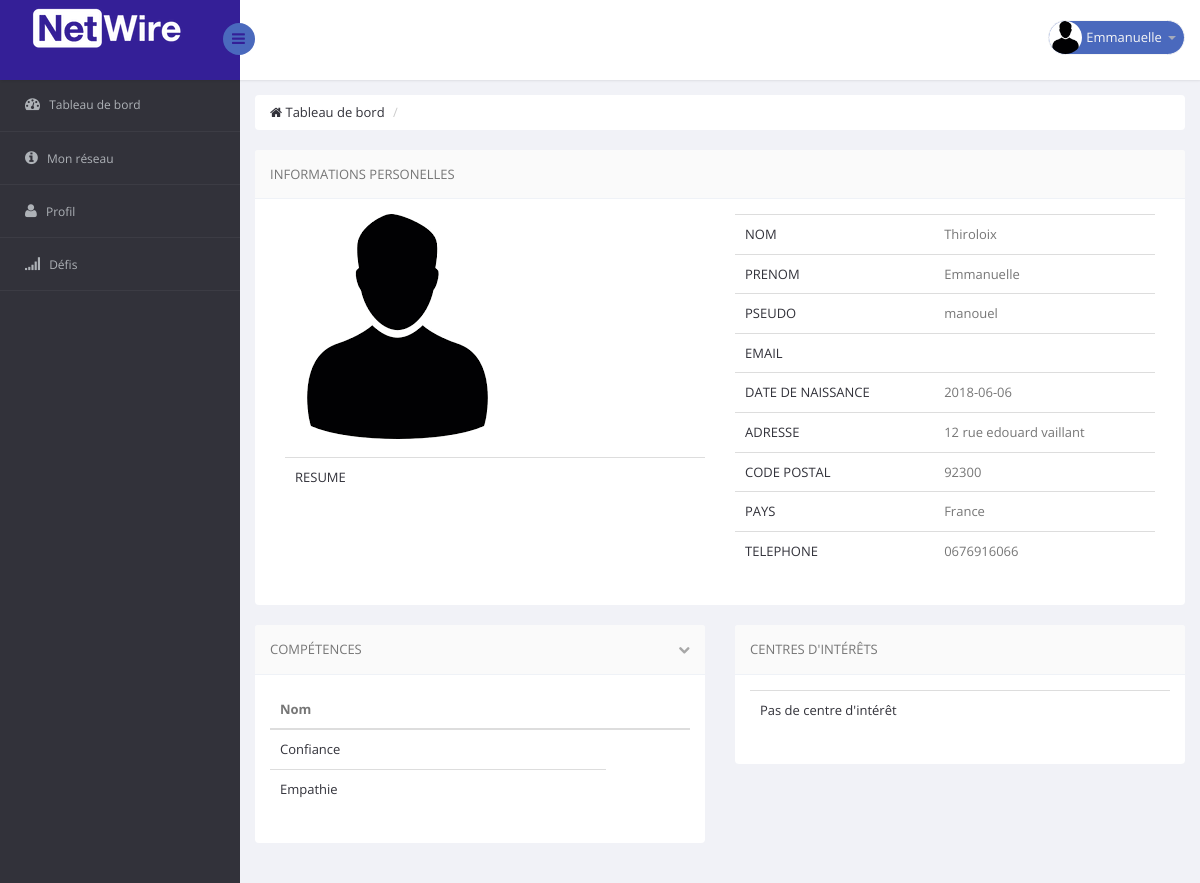
Page /profil_info.php?id=19 (signed in) on the committed database.
### tables this page shows
CREATE TABLE IF NOT EXISTS `informations` (
  `nom` text NOT NULL,
  `prenom` text NOT NULL,
  `date_naissance` date DEFAULT NULL,
  `telephone` text NOT NULL,
  `sexe` enum('M','F') NOT NULL,
  `promo` enum('ING1','ING2','ING3','ING4','ING5','ING6','Autre') NOT NULL,
  `pays` enum('France','Angleterre','Irlande','Espagne') NOT NULL,
  `cp` int(5) NOT NULL,
  `adresse` varchar(50) NOT NULL,
  `profession` enum('Etudiant(e) Licence','Etudiant(e) Master','Etudiant(e) Apprenti','Etudiant(e) en cherche d''un Stage','Enseignant','Employé de l''école') NOT NULL,
  `type` enum('auteur','administrateur') NOT NULL,
  `photo` varchar(100) NOT NULL DEFAULT 'user.png',
  `image_fond` varchar(100) NOT NULL,
  `competences` set('Resolution de problemes','Confiance','Intelligence Emotionelle','Empathie','Communication','Gestion du temps','Gestion du stress','Creativite','Esprit d entreprendre','Audace','Motivation','Visualisation','Présence','Sens du collectif','Curiosite') NOT NULL,
  `interets` set('Ingénérie','Animaux','Sport','Musique','Cuisine','Jardinage','Médecine','Astro-physique','Mode','Voyage','Dessin','Peinture','Sculpture','Astrologie','Jeux vidéo','Cinéma','Réseaux sociaux','Architechture') NOT NULL,
  `resume` longtext NOT NULL,
  `email` varchar(30) NOT NULL,
  `password` varchar(30) NOT NULL,
  `username` varchar(10) NOT NULL,
  `id` int(10) NOT NULL AUTO_INCREMENT,
  `reset_token` varchar(60) DEFAULT NULL,
  `reset_at` datetime DEFAULT NULL,
  `remember_token` varchar(255) DEFAULT NULL,
  `admin` int(11) DEFAULT NULL,
  `ville` varchar(255) NOT NULL,
  PRIMARY KEY (`id`)
);

### profil_info.php (the view, shortened to what this page needs)
<?php
include("include/header.inc.php");
include("include/menu_haut.inc.php");
include("include/menu_gauche.inc.php");
$id=$_GET['id'];
require_once 'include/db.php';
$req=$pdo->prepare('SELECT * FROM informations WHERE id = ?');
      $req->execute([$id]);
      $mec=$req->fetch();
?>
  <body>
    <section id="main-content">
        <section class="wrapper">
        <div class="row">
                <div class="col-md-12">
                    <ul class="breadcrumb">
                        <li><a href="tableau_de_bord.php"><i class="fa fa-home"></i> Tableau de bord</a></li>
                        <li class="active"></li>
                    </ul>
                </div>
            </div>
            <div class="row">
              <div class="col-lg-12">
                <section class="panel">
                  <header class="panel-heading">
                    Informations personelles
                  </header>
                  <div class="panel-body">
                    <div class="col-lg-6">
                        <table class="table">
                            <tr>
                                  <img src=<?php echo("images/".$mec->photo)?> alt="">
                                  <br>
                                  <br>
                            </tr>
                            <tr>
                                <td><a href="#">RESUME</a></td>
                                <td><?php echo($mec->resume)?></td>
                            </tr>
                        </table>
                    </div>
                    <div class="col-lg-6">
                        <table class="table">
                            <tr>
                                <td><a href="#">NOM</a></td>
                                <td>
                                    <?php echo($mec->nom)?>
                                </td>
                            </tr>
                            <tr>
                                <td><a href="#">PRENOM</a></td>
                                <td>
                                    <?php echo($mec->prenom)?>
                                </td>
                            </tr>
                            <tr>
                                <td><a href="#">PSEUDO</a></td>
                                <td><?php echo($mec->username)?>
                                </td>
                            </tr>
                             <tr>
                                <td><a href="#">EMAIL</a></td>
                                <td><?php echo($mec->email)?>
                                </td>
                            </tr>
                             <tr>
                                <td><a href="#">DATE DE NAISSANCE</a></td>
                                <td><?php echo($mec->date_naissance)?>
                                </td>
                            </tr>
                            <tr>
                                <td><a href="#">ADRESSE</a></td>
                                <td><?php echo($mec->adresse)?>
                                </td>
                            </tr>
                            <tr>
                                <td><a href="#">CODE POSTAL</a></td>
                                <td><?php echo($mec->cp)?>
                                </td>
                            </tr><tr>
                                <td><a href="#">PAYS</a></td>
                                <td><?php echo($mec->pays)?>
                                </td>
                            </tr>
                            <tr>
                                <td><a href="#">TELEPHONE</a></td>
                                <td><?php echo($mec->telephone)?>
                                </td>
                            </tr>
                        </table>
                    </div>
                </div>
                 </section>
              </div>
            <div class="col-lg-6">
                <section class="panel">
                    <header class="panel-heading">
                        Compétences
                        <span class="tools pull-right">
                            <a href="javascript:;" class="fa fa-chevron-down"></a>
                         </span>
                    </header>
                    <div class="panel-body">
                        <table class="table  table-hover general-table">
                            <thead>
                            <tr>
                                <th> Nom</th>                                <th></th>
                            </tr>
                            </thead>
                            <tbody>
                                    <?php $competences=$mec->competences;
                                    $comp=explode(",", $competences);
                                     if(!empty($competences)){
                                     foreach($comp as $c): ?>
                                       <tr>
                                       <td><a ><?php echo $c; ?></a></td>
                                        </tr>
                                    <?php endforeach;
                                    }
                                    else{?>
                                    <tr>
                                       <td><a >Pas de compétences</a></td>
                                        </tr>
                                    <?php }?>
                                </tbody>
                        </table>
                    </div>
                </section>
            </div>
    <div class="col-lg-6">
                <section class="panel">
                    <header class="panel-heading">
                        Centres d'intérêts
                    </header>
                    <div class="panel-body">
                        <table class="table  table-hover general-table">
                           <tbody>
                                    <?php $interets=$mec->interets;
                                    $int=explode(",", $interets);
                                     if(!empty($interets)){
                                     foreach($int as $c): ?>
                                       <tr>
                                       <td><a ><?php echo $c; ?></a></td>
                                        </tr>
                                    <?php endforeach;
                                    }
                                    else{?>
                                    <tr>
                                       <td><a >Pas de centre d'intérêt</a></td>
                                        </tr>
                                    <?php }?>
                                </tbody>
                        </table>
                    </div>
                </section>
            </div>
        </section>
    </section>
</section>
  </body>
</html>

### include/header.inc.php (shortened to what this page needs)
<!DOCTYPE html>
<html lang="en">
<head>
    <link href="css/bootstrap.min.css" rel="stylesheet">
    <link href="css/bootstrap-reset.css" rel="stylesheet">
    <link href="css/font-awesome/css/font-awesome.min.css" rel="stylesheet" />
    <link href="css/style.css" rel="stylesheet">
    <link href="css/style-responsive.css" rel="stylesheet" />
</head>

### include/menu_haut.inc.php (shortened to what this page needs)
<section id="container" >
<header class="header fixed-top clearfix">
<div class="brand">
      <a href="tableau_de_bord.php" class="logo">
      <img src="images/logo1.png" alt="">
    </a>
    <div class="sidebar-toggle-box">
        <div class="fa fa-bars"></div>
    </div>
</div>
<div class="top-nav clearfix">
    <ul class="nav pull-right top-menu">
        <li class="dropdown">
            <a data-toggle="dropdown" class="dropdown-toggle" href="modification_information.php">
                <img alt="" src=<?php echo("images/".$_SESSION['auth']->photo)?>>
                <span class="username"><?php echo($_SESSION['auth']->prenom); ?></span>
                <b class="caret"></b>
            </a>
        </li>
    </ul>
</div>
</header>

### include/menu_gauche.inc.php (shortened to what this page needs)
<?php
      $page = $_SERVER['REQUEST_URI'];
      $page = str_replace("/projet-ppe/", "",$page);
?>
<aside>
    <div id="sidebar" class="nav-collapse">
                    <div class="leftside-navigation">
            <ul class="sidebar-menu" id="nav-accordion">
            <li>
                <a href="tableau_de_bord.php" <?php if($page == "tableau_de_bord.php" ){echo 'class="active"';} ?>>
                    <i class="fa fa-dashboard"></i>
                    <span>Tableau de bord</span>
                </a>
            </li>
            <li class="sub-menu">
                <a href="liste_connexion.php" <?php if($page == "liste_connexion.php"){echo 'class="active"';} ?>>
                    <i class="fa fa-info-circle"></i>
                    <span>Mon réseau</span>
                </a>
            </li>
            <li class="sub-menu">
                <a href="javascript:;" <?php if($page == "modification_information.php" || $page=="formation.php" || $page=="experience.php"){echo 'class="active"';} ?>>
                    <i class="fa fa-user"></i>
                    <span>Profil</span>
                </a>
            </li>
            <li class="sub-menu">
                <a href="javascript:;" <?php if($page == "defis_en_cours.php" || $page=="defis_en_attente.php" || $page=="defis_realises.php"){echo 'class="active"';} ?>>
                    <i class="fa fa-signal"></i>
                    <span>Défis</span>
                </a>
            </li>
        </ul></div>
    </div>
</aside>

### rows in the picture
informations: photo (placeholder picture), nom "Thiroloix", prenom "Emmanuelle", username "manouel", date_naissance "2018-06-06", adresse "12 rue edouard vaillant", cp "92300", pays "France", telephone "0676916066", competences "Confiance", competences "Empathie"

### other values in the picture
$_SESSION['auth']->prenom "Emmanuelle"
